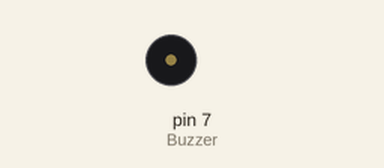
Simulated run of this sketch. Board: Arduino Uno, built with avr-gcc and run on an emulated ATmega328P. Parts: buzzer (waves = sounding).

Above: at 0.1 s.
Timing chart, 0 to 14.6 s (numbered marks = the images above):
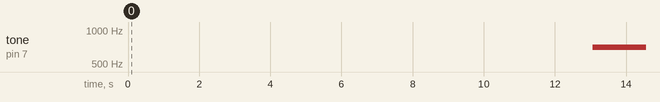

The sketch:

Buzzer.ino
```cpp
int Buzzer=7;

void setup() {
  // put your setup code here, to run once:
  pinMode(Buzzer,OUTPUT);
}

void loop() {
  // put your main code here, to run repeatedly:
  for (int note=700;note<2000;note++){
    tone(Buzzer,note,125);
    delay(5);
  }
  for (int note=2000;note>=700;note--){
    tone(Buzzer,note,125);
    delay(5);
  }
}
```

Measured:
- by itself, tone on pin 7 (Buzzer): silent → 700 Hz at 13.1 s
